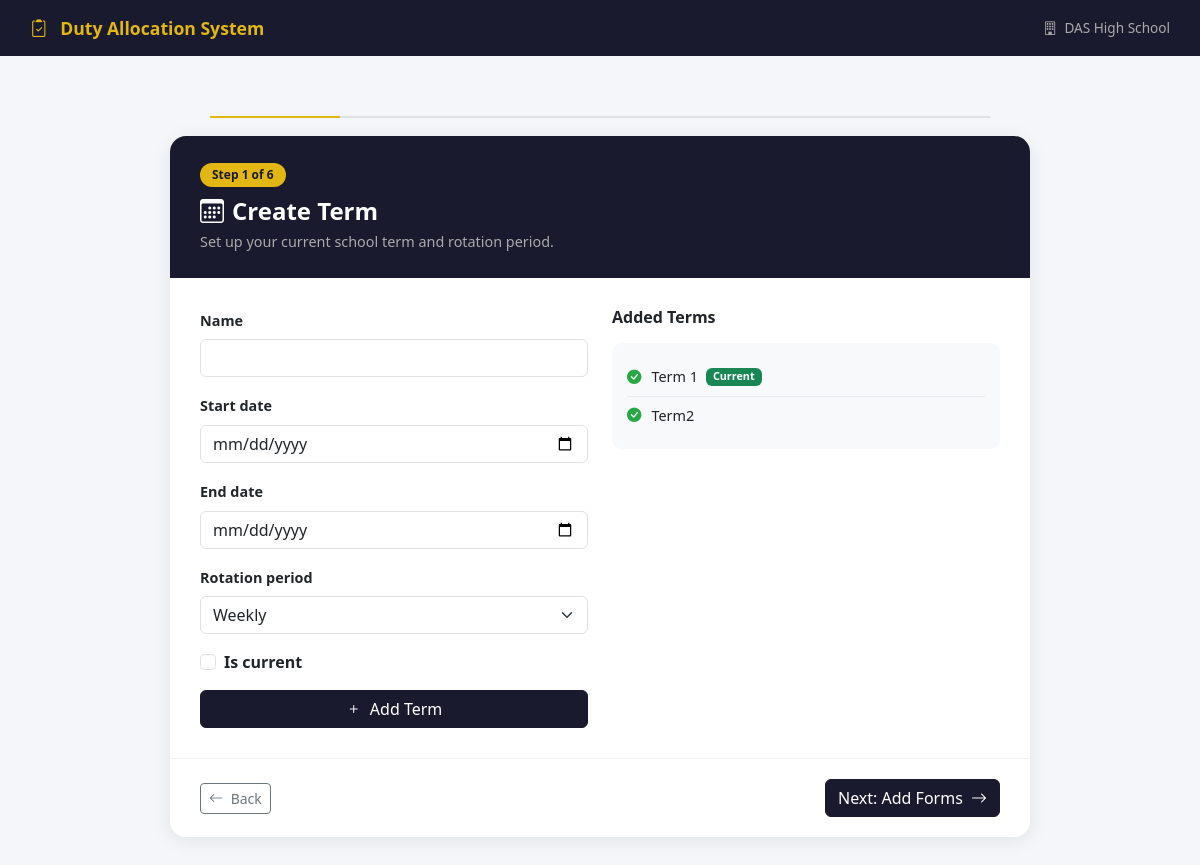
The page /schools/setup/term/ (signed in) on the database its author committed.
### accounts/models.py (models this page shows, shortened)
class User(AbstractUser):
    ROLES = [
        ('superadmin', 'Super Admin'),
        ('admin', 'School Admin'),
        ('prefect', 'Prefect'),
    ]
    role = models.CharField(max_length=20, choices=ROLES, default='prefect')
    school = models.ForeignKey(
        'schools.School',
        on_delete=models.SET_NULL,
        null=True, blank=True,
        related_name='users'
    )

### schools/models.py (models this page shows, shortened)
class School(models.Model):
    name        = models.CharField(max_length=200)
    code        = models.CharField(max_length=20, unique=True)
    address     = models.TextField(blank=True)
    logo        = models.ImageField(upload_to='school_logos/', blank=True, null=True)
    motto       = models.CharField(max_length=200, blank=True)
    email = models.EmailField(unique=True, blank=True, default='')
    phone       = models.CharField(max_length=20, blank=True)
    is_active   = models.BooleanField(default=True)
    registered_at = models.DateTimeField(auto_now_add=True)
    def __str__(self):
        return self.name

class Term(models.Model):
    ROTATION_CHOICES = [
        ('daily',    'Daily'),
        ('weekly',   'Weekly'),
        ('biweekly', 'Every 2 Weeks'),
        ('monthly',  'Monthly'),
    ]
    school          = models.ForeignKey(School, on_delete=models.CASCADE, related_name='terms')
    name            = models.CharField(max_length=50)
    start_date      = models.DateField()
    end_date        = models.DateField()
    is_current      = models.BooleanField(default=False)
    rotation_period = models.CharField(max_length=20, choices=ROTATION_CHOICES, default='weekly')

### schools/wizard.py (the view, shortened to what this page needs)
# urls.py: path('setup/term/',         wizard.wizard_term,       name='wizard_term'),
@login_required
def wizard_term(request):
    school = get_school(request)
    wizard = get_or_create_wizard(school)
    form   = TermForm(request.POST or None)
    existing = Term.objects.filter(school=school)
    return render(request, 'wizard/step_term.html', {
        'form':     form,
        'existing': existing,
        'wizard':   wizard,
        'step':     1,
    })

### schools/forms.py
class TermForm(forms.ModelForm):
    class Meta:
        model  = Term
        fields = ['name', 'start_date', 'end_date', 'rotation_period', 'is_current']
        widgets = {
            'start_date': forms.DateInput(attrs={'type': 'date'}),
            'end_date':   forms.DateInput(attrs={'type': 'date'}),
        }
    def __init__(self, *args, **kwargs):
        super().__init__(*args, **kwargs)
        add_bootstrap(self)

### schools/forms.py (called while the page is built)
def add_bootstrap(form):
    for field in form.fields.values():
        if hasattr(field.widget, 'attrs'):
            existing = field.widget.attrs.get('class', '')
            if 'form-control' not in existing and 'form-select' not in existing:
                if isinstance(field.widget, (forms.Select, forms.SelectMultiple)):
                    field.widget.attrs['class'] = 'form-select'
                elif isinstance(field.widget, forms.CheckboxInput):
                    field.widget.attrs['class'] = 'form-check-input'
                else:
                    field.widget.attrs['class'] = 'form-control'
    return form

### schools/wizard.py (called while the page is built)
def get_or_create_wizard(school):
    wizard, _ = SetupWizard.objects.get_or_create(school=school)
    return wizard

def get_school(request):
    return request.user.school

### templates/wizard/step_term.html (shortened to what this page needs)
{% extends 'wizard/base_wizard.html' %}
{% block wizard_content %}
<div class="wizard-card-header">
  <div class="step-badge">Step 1 of 6</div>
  <h4><i class="bi bi-calendar3 me-2"></i>Create Term</h4>
  <p>Set up your current school term and rotation period.</p>
</div>
<div class="wizard-card-body">
  <div class="row g-4">
    <div class="col-md-6">
      <form method="post">
        {% for field in form %}
        <div class="mb-3">
          {% if field.field.widget.input_type == 'checkbox' %}
            <div class="form-check">
              {{ field }}
              <label class="form-check-label fw-semibold">{{ field.label }}</label>
            </div>
          {% else %}
            <label class="form-label">{{ field.label }}</label>
            {{ field }}
          {% endif %}
        </div>
        {% endfor %}
        <button type="submit" class="btn btn-primary w-100">
          <i class="bi bi-plus me-1"></i> Add Term
        </button>
      </form>
    </div>
    <div class="col-md-6">
      <h6 class="fw-bold mb-3">Added Terms</h6>
      <div class="added-list">
        {% for t in existing %}
        <div class="added-item">
          <i class="bi bi-check-circle-fill"></i>
          {{ t.name }}
          {% if t.is_current %}
            <span class="badge bg-success ms-2 small">Current</span>
          {% endif %}
        </div>
        {% empty %}
        <div class="text-muted small">No terms added yet.</div>
        {% endfor %}
      </div>
    </div>
  </div>
</div>
<div class="wizard-footer">
  <a href="{% url 'wizard_home' %}" class="btn btn-outline-secondary btn-sm">
    <i class="bi bi-arrow-left me-1"></i> Back
  </a>
  {% if existing %}
  <a href="{% url 'wizard_forms' %}" class="btn btn-primary">
    Next: Add Forms <i class="bi bi-arrow-right ms-1"></i>
  </a>
  {% endif %}
</div>
{% endblock %}

### templates/wizard/base_wizard.html (shortened to what this page needs)
<!DOCTYPE html>
<html lang="en">
<head>
  <link href="https://cdn.jsdelivr.net/npm/bootstrap@5.3.0/dist/css/bootstrap.min.css" rel="stylesheet">
  <link href="https://cdn.jsdelivr.net/npm/bootstrap-icons@1.10.5/font/bootstrap-icons.css" rel="stylesheet">
</head>
<body>
<div class="wizard-header">
  <div class="brand">
    <i class="bi bi-clipboard2-check me-2"></i>
    Duty Allocation System
  </div>
  <div class="school">
    <i class="bi bi-building me-1"></i>
    {{ request.user.school }}
  </div>
</div>
<div class="wizard-container">
  <div class="progress-steps">
    <div class="progress-line" style="width: calc({{ step }} / 6 * (100% - 80px))"></div>
  </div>
  <div class="wizard-card">
    {% block wizard_content %}{% endblock %}
  </div>
</div>
</body>
</html>

### templates/wizard/base_wizard.html (style rules this page uses)
body { background: #f4f6f9; font-family: 'Segoe UI', sans-serif; }
.wizard-header { background: #1a1a2e; color: white; padding: 15px 30px; display: flex; align-items: center; justify-content: space-between; }
.wizard-header .brand { font-size: 1.1rem; font-weight: 700; color: #e2b714; }
.wizard-header .school { font-size: 0.85rem; color: #aaa; }
.wizard-container { max-width: 900px; margin: 40px auto; padding: 0 20px; }
.progress-steps { display: flex; justify-content: space-between; align-items: center; margin-bottom: 40px; position: relative; }
.progress-steps::before { content: ''; position: absolute; top: 20px; left: 40px; right: 40px; height: 2px; background: #dee2e6; z-index: 0; }
.progress-line { position: absolute; top: 20px; left: 40px; height: 2px; background: #e2b714; z-index: 1; transition: width 0.3s ease; }
.wizard-card { background: white; border-radius: 16px; box-shadow: 0 4px 20px rgba(0,0,0,0.08); overflow: hidden; }
.wizard-card-header { background: #1a1a2e; color: white; padding: 25px 30px; }
.wizard-card-header .step-badge { background: #e2b714; color: #1a1a2e; padding: 3px 12px; border-radius: 20px; font-size: 0.75rem; font-weight: 700; margin-bottom: 10px; display: inline-block; }
.wizard-card-header h4 { font-weight: 700; margin-bottom: 5px; }
.wizard-card-header p { color: #aaa; font-size: 0.9rem; margin: 0; }
.wizard-card-body { padding: 30px; }
.form-label { font-weight: 600; font-size: 0.9rem; }
.btn-primary { background: #1a1a2e; border-color: #1a1a2e; }
.added-list { background: #f8f9fa; border-radius: 10px; padding: 15px; }
.added-item { display: flex; align-items: center; padding: 8px 0; border-bottom: 1px solid #e9ecef; font-size: 0.9rem; }
.added-item:last-child { border-bottom: none; }
.added-item i { color: #28a745; margin-right: 10px; }
.wizard-footer { padding: 20px 30px; border-top: 1px solid #f0f0f0; display: flex; justify-content: space-between; align-items: center; }

### rows shown on the page
User: user.school "DAS High School"
Term: name "Term 1", is_current "Current"
Term: name "Term2"

### other values the page prints
{{ field.label }} "Name" "Start date" "End date" "Rotation period"
{{ field.label }} "Is current"
